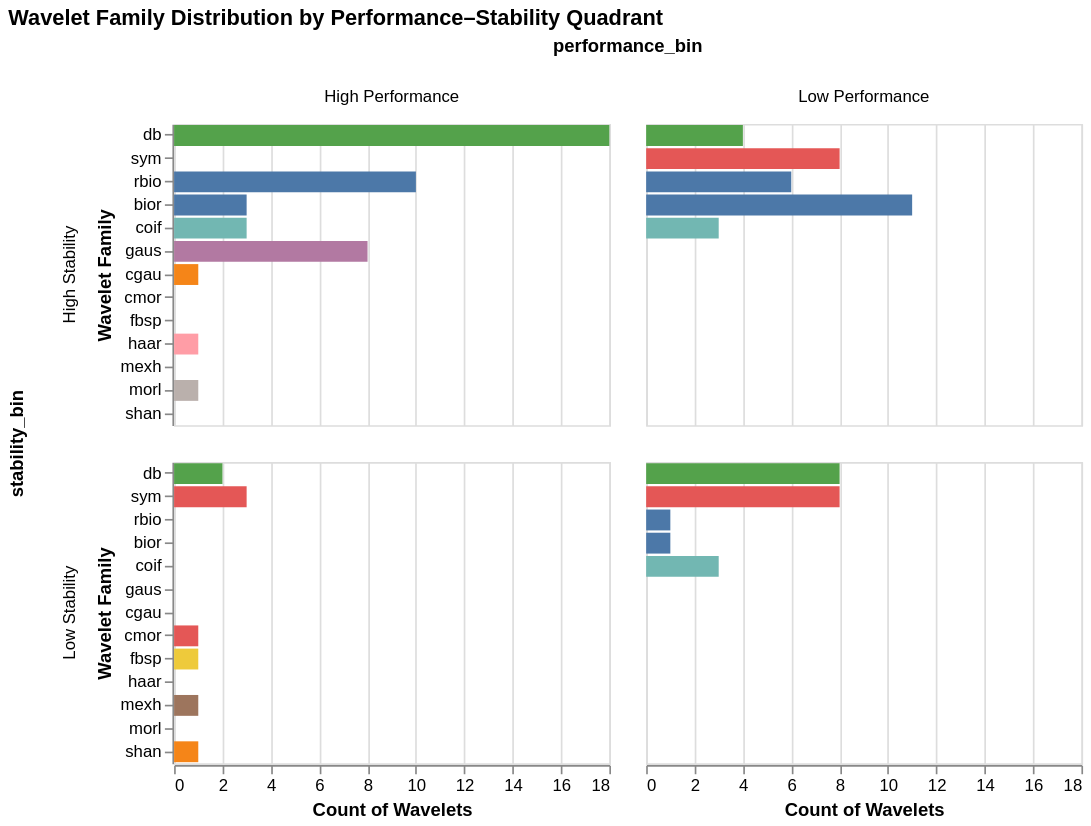

This figure's notebook cell:
### Code cell
quadrant_summary = (
    subset_combined_results_df
    .groupby(['performance_bin', 'stability_bin', 'wavelet_family'])
    .size()
    .reset_index(name='count')
)

quadrant_bar = alt.Chart(quadrant_summary).mark_bar().encode(
    x=alt.X(
        'count:Q',
        title='Count of Wavelets'
    ),
    y=alt.Y(
        'wavelet_family:N',
        sort='-x',
        title='Wavelet Family'
    ),
    color=alt.Color(
        'wavelet_family:N',
        legend=None
    ),
    row='stability_bin:N',
    column='performance_bin:N',
    tooltip=[
        'wavelet_family',
        'count',
        'performance_bin',
        'stability_bin'
    ]
).properties(
    title='Wavelet Family Distribution by Performance–Stability Quadrant',
    width=260,
    height=180
)

quadrant_bar

### Figure 1 — Vega-Lite specification as saved in the notebook (floating-point values rounded to 4 significant figures)
{"config": {"view": {"continuousWidth": 300, "continuousHeight": 300}}, "data": {"name": "data-35cec90cf22e1554fd819a567e4d43be"}, "mark": {"type": "bar"}, "encoding": {"color": {"field": "wavelet_family", "legend": null, "type": "nominal"}, "column": {"field": "performance_bin", "type": "nominal"}, "row": {"field": "stability_bin", "type": "nominal"}, "tooltip": [{"field": "wavelet_family", "type": "nominal"}, {"field": "count", "type": "quantitative"}, {"field": "performance_bin", "type": "ordinal"}, {"field": "stability_bin", "type": "ordinal"}], "x": {"field": "count", "title": "Count of Wavelets", "type": "quantitative"}, "y": {"field": "wavelet_family", "sort": "-x", "title": "Wavelet Family", "type": "nominal"}}, "height": 180, "title": "Wavelet Family Distribution by Performance–Stability Quadrant", "width": 260, "$schema": "https://vega.github.io/schema/vega-lite/v5.8.0.json", "datasets": {"data-35cec90cf22e1554fd819a567e4d43be": [{"performance_bin": "High Performance", "stability_bin": "Low Stability", "wavelet_family": "bior", "count": 0}, {"performance_bin": "High Performance", "stability_bin": "Low Stability", "wavelet_family": "cgau", "count": 0}, {"performance_bin": "High Performance", "stability_bin": "Low Stability", "wavelet_family": "cmor", "count": 1}, {"performance_bin": "High Performance", "stability_bin": "Low Stability", "wavelet_family": "coif", "count": 0}, {"performance_bin": "High Performance", "stability_bin": "Low Stability", "wavelet_family": "db", "count": 2}, {"performance_bin": "High Performance", "stability_bin": "Low Stability", "wavelet_family": "fbsp", "count": 1}, {"performance_bin": "High Performance", "stability_bin": "Low Stability", "wavelet_family": "gaus", "count": 0}, {"performance_bin": "High Performance", "stability_bin": "Low Stability", "wavelet_family": "haar", "count": 0}, {"performance_bin": "High Performance", "stability_bin": "Low Stability", "wavelet_family": "mexh", "count": 1}, {"performance_bin": "High Performance", "stability_bin": "Low Stability", "wavelet_family": "morl", "count": 0}, {"performance_bin": "High Performance", "stability_bin": "Low Stability", "wavelet_family": "rbio", "count": 0}, {"performance_bin": "High Performance", "stability_bin": "Low Stability", "wavelet_family": "shan", "count": 1}, {"performance_bin": "High Performance", "stability_bin": "Low Stability", "wavelet_family": "sym", "count": 3}, {"performance_bin": "High Performance", "stability_bin": "High Stability", "wavelet_family": "bior", "count": 3}, {"performance_bin": "High Performance", "stability_bin": "High Stability", "wavelet_family": "cgau", "count": 1}, {"performance_bin": "High Performance", "stability_bin": "High Stability", "wavelet_family": "cmor", "count": 0}, {"performance_bin": "High Performance", "stability_bin": "High Stability", "wavelet_family": "coif", "count": 3}, {"performance_bin": "High Performance", "stability_bin": "High Stability", "wavelet_family": "db", "count": 18}, {"performance_bin": "High Performance", "stability_bin": "High Stability", "wavelet_family": "fbsp", "count": 0}, {"performance_bin": "High Performance", "stability_bin": "High Stability", "wavelet_family": "gaus", "count": 8}, {"performance_bin": "High Performance", "stability_bin": "High Stability", "wavelet_family": "haar", "count": 1}, {"performance_bin": "High Performance", "stability_bin": "High Stability", "wavelet_family": "mexh", "count": 0}, {"performance_bin": "High Performance", "stability_bin": "High Stability", "wavelet_family": "morl", "count": 1}, {"performance_bin": "High Performance", "stability_bin": "High Stability", "wavelet_family": "rbio", "count": 10}, {"performance_bin": "High Performance", "stability_bin": "High Stability", "wavelet_family": "shan", "count": 0}, {"performance_bin": "High Performance", "stability_bin": "High Stability", "wavelet_family": "sym", "count": 0}, {"performance_bin": "Low Performance", "stability_bin": "Low Stability", "wavelet_family": "bior", "count": 1}, {"performance_bin": "Low Performance", "stability_bin": "Low Stability", "wavelet_family": "cgau", "count": 0}, {"performance_bin": "Low Performance", "stability_bin": "Low Stability", "wavelet_family": "cmor", "count": 0}, {"performance_bin": "Low Performance", "stability_bin": "Low Stability", "wavelet_family": "coif", "count": 3}, {"performance_bin": "Low Performance", "stability_bin": "Low Stability", "wavelet_family": "db", "count": 8}, {"performance_bin": "Low Performance", "stability_bin": "Low Stability", "wavelet_family": "fbsp", "count": 0}, {"performance_bin": "Low Performance", "stability_bin": "Low Stability", "wavelet_family": "gaus", "count": 0}, {"performance_bin": "Low Performance", "stability_bin": "Low Stability", "wavelet_family": "haar", "count": 0}, {"performance_bin": "Low Performance", "stability_bin": "Low Stability", "wavelet_family": "mexh", "count": 0}, {"performance_bin": "Low Performance", "stability_bin": "Low Stability", "wavelet_family": "morl", "count": 0}, {"performance_bin": "Low Performance", "stability_bin": "Low Stability", "wavelet_family": "rbio", "count": 1}, {"performance_bin": "Low Performance", "stability_bin": "Low Stability", "wavelet_family": "shan", "count": 0}, {"performance_bin": "Low Performance", "stability_bin": "Low Stability", "wavelet_family": "sym", "count": 8}, {"performance_bin": "Low Performance", "stability_bin": "High Stability", "wavelet_family": "bior", "count": 11}, {"performance_bin": "Low Performance", "stability_bin": "High Stability", "wavelet_family": "cgau", "count": 0}, {"performance_bin": "Low Performance", "stability_bin": "High Stability", "wavelet_family": "cmor", "count": 0}, {"performance_bin": "Low Performance", "stability_bin": "High Stability", "wavelet_family": "coif", "count": 3}, {"performance_bin": "Low Performance", "stability_bin": "High Stability", "wavelet_family": "db", "count": 4}, {"performance_bin": "Low Performance", "stability_bin": "High Stability", "wavelet_family": "fbsp", "count": 0}, {"performance_bin": "Low Performance", "stability_bin": "High Stability", "wavelet_family": "gaus", "count": 0}, {"performance_bin": "Low Performance", "stability_bin": "High Stability", "wavelet_family": "haar", "count": 0}, {"performance_bin": "Low Performance", "stability_bin": "High Stability", "wavelet_family": "mexh", "count": 0}, {"performance_bin": "Low Performance", "stability_bin": "High Stability", "wavelet_family": "morl", "count": 0}, {"performance_bin": "Low Performance", "stability_bin": "High Stability", "wavelet_family": "rbio", "count": 6}, {"performance_bin": "Low Performance", "stability_bin": "High Stability", "wavelet_family": "shan", "count": 0}, {"performance_bin": "Low Performance", "stability_bin": "High Stability", "wavelet_family": "sym", "count": 8}]}}
